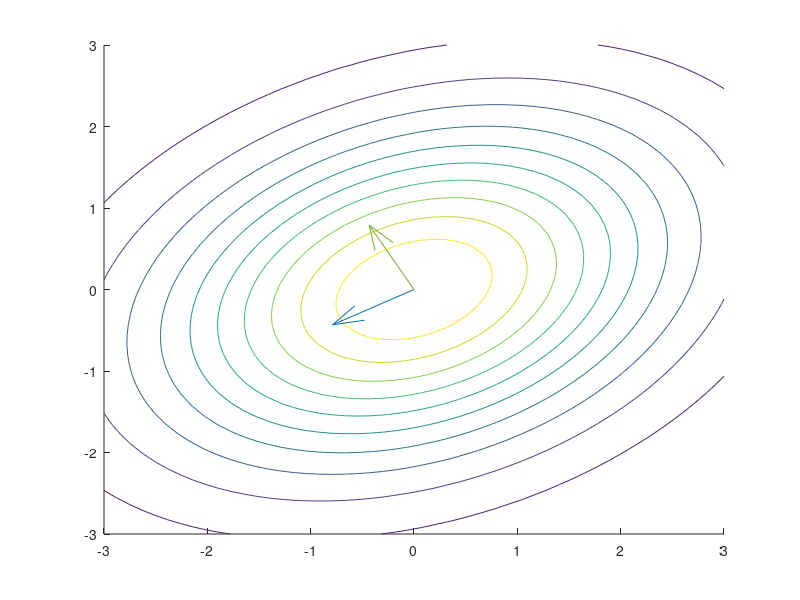

Here is the MATLAB script that generated this plot:
clear all; clc; close all;
mu = [0 0]; Sigma = [3 .7; .7 2];
[X1,X2] = meshgrid(linspace(-3,3,50)', linspace(-3,3,50)');
X = [X1(:) X2(:)];
pX = mvnpdf(X, mu, Sigma);
Xr = mvnrnd(mu,Sigma,5000);

figure
hold on
contour(X1,X2,reshape(pX,50,50))


[U,S,V] = svd(Xr,0);
% V = V'

projection = U*S;

quiver(0,0,V(1,1),V(2,1))
quiver(0,0,V(1,2),V(2,2))

%%

A = [1 2 3; 2 3 4]
[U,D,V] = svd(A)

A*V(:,1)
U(:,1) * D(1,1)

A'*U(:,1)
V(:,1)*D(1,1)
%%



